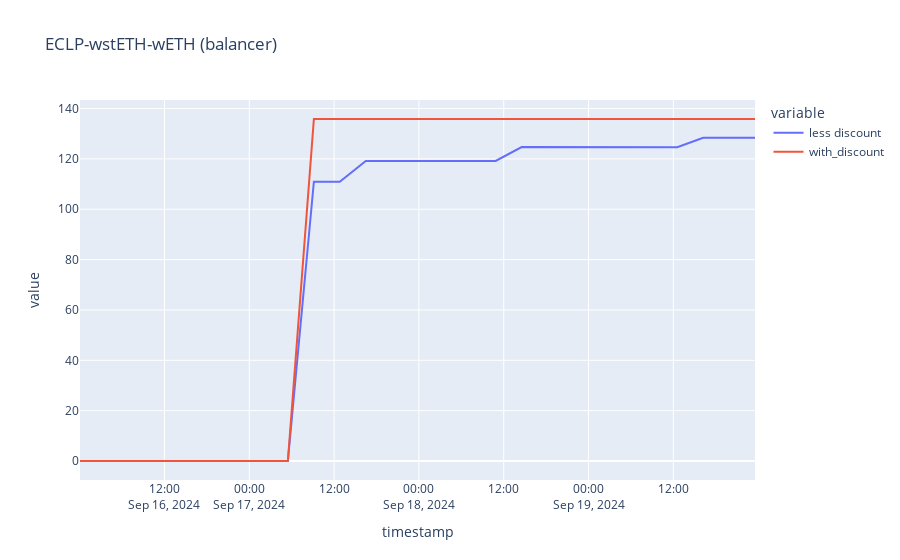
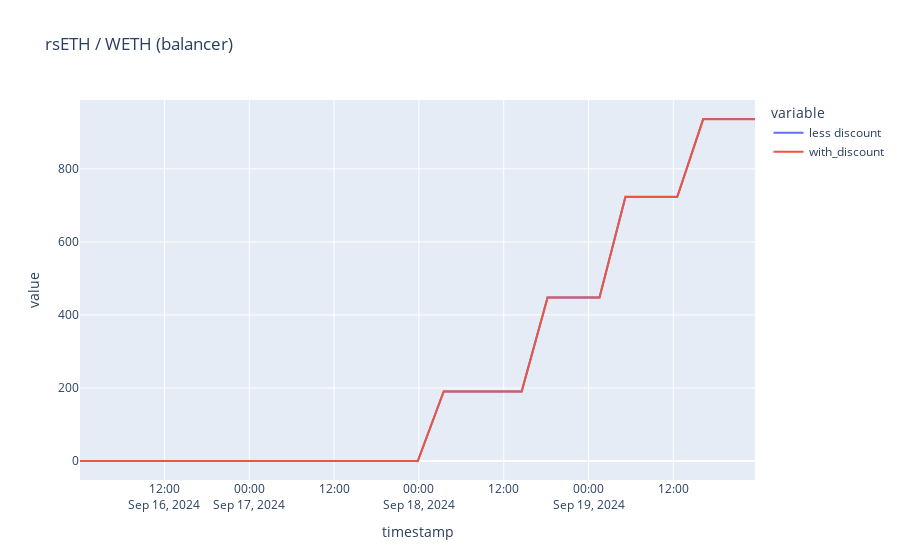
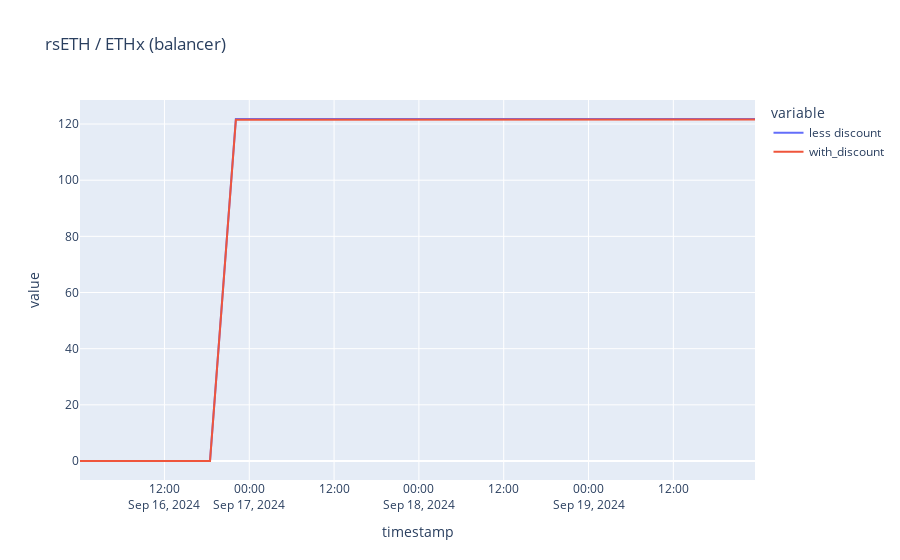

The cell these charts' notebook holds for them, in order:
### Markdown cell above
this makes me think it is an error, or we held mostly somethin gtrading at a preimum on the 17th

### Code cell
early_discount_df = discount_allocation_df[(discount_allocation_df.index > '9-16-2024') & (discount_allocation_df.index < '9-20-2024')].round(2)
early_allocation_df = allocation_df[(allocation_df.index > '9-16-2024') & (allocation_df.index < '9-20-2024')].round(2)

for col in early_allocation_df.columns:
    if col in early_discount_df.columns:
        df = pd.concat([early_discount_df[col], early_allocation_df[col]], axis=1)
        df.columns = ['less discount', 'with_discount']
        
        if early_discount_df[col].sum() > 0:
            px.line(df, title=col).show()
    else:
        print(col)

### Figure 1 — Plotly figure (JSON) as saved in the notebook; plotly's stock layout.template omitted (floating-point values rounded to 4 significant figures)
{"data": [{"hovertemplate": "variable=less discount<br>timestamp=%{x}<br>value=%{y}<extra></extra>", "legendgroup": "less discount", "line": {"color": "#636efa", "dash": "solid"}, "marker": {"symbol": "circle"}, "mode": "lines", "name": "less discount", "orientation": "v", "showlegend": true, "type": "scatter", "x": ["2024-09-16T00:03:11+00:00", "2024-09-16T03:43:47+00:00", "2024-09-16T07:23:23+00:00", "2024-09-16T11:04:47+00:00", "2024-09-16T14:46:11+00:00", "2024-09-16T18:26:47+00:00", "2024-09-16T22:06:23+00:00", "2024-09-17T01:46:35+00:00", "2024-09-17T05:27:47+00:00", "2024-09-17T09:08:35+00:00", "2024-09-17T12:48:23+00:00", "2024-09-17T16:29:11+00:00", "2024-09-17T20:09:47+00:00", "2024-09-17T23:50:47+00:00", "2024-09-18T03:30:35+00:00", "2024-09-18T07:11:35+00:00", "2024-09-18T10:51:35+00:00", "2024-09-18T14:32:23+00:00", "2024-09-18T18:12:23+00:00", "2024-09-18T21:52:47+00:00", "2024-09-19T01:33:11+00:00", "2024-09-19T05:13:23+00:00", "2024-09-19T08:53:23+00:00", "2024-09-19T12:33:23+00:00", "2024-09-19T16:13:23+00:00", "2024-09-19T19:53:23+00:00", "2024-09-19T23:33:11+00:00"], "xaxis": "x", "y": [0, 0, 0, 0, 0, 0, 0, 0, 0, 110.9, 110.9, 119.2, 119.2, 119.2, 119.2, 119.2, 119.2, 124.7, 124.7, 124.7, 124.7, 124.7, 124.7, 124.7, 128.4, 128.4, 128.4], "yaxis": "y"}, {"hovertemplate": "variable=with_discount<br>timestamp=%{x}<br>value=%{y}<extra></extra>", "legendgroup": "with_discount", "line": {"color": "#EF553B", "dash": "solid"}, "marker": {"symbol": "circle"}, "mode": "lines", "name": "with_discount", "orientation": "v", "showlegend": true, "type": "scatter", "x": ["2024-09-16T00:03:11+00:00", "2024-09-16T03:43:47+00:00", "2024-09-16T07:23:23+00:00", "2024-09-16T11:04:47+00:00", "2024-09-16T14:46:11+00:00", "2024-09-16T18:26:47+00:00", "2024-09-16T22:06:23+00:00", "2024-09-17T01:46:35+00:00", "2024-09-17T05:27:47+00:00", "2024-09-17T09:08:35+00:00", "2024-09-17T12:48:23+00:00", "2024-09-17T16:29:11+00:00", "2024-09-17T20:09:47+00:00", "2024-09-17T23:50:47+00:00", "2024-09-18T03:30:35+00:00", "2024-09-18T07:11:35+00:00", "2024-09-18T10:51:35+00:00", "2024-09-18T14:32:23+00:00", "2024-09-18T18:12:23+00:00", "2024-09-18T21:52:47+00:00", "2024-09-19T01:33:11+00:00", "2024-09-19T05:13:23+00:00", "2024-09-19T08:53:23+00:00", "2024-09-19T12:33:23+00:00", "2024-09-19T16:13:23+00:00", "2024-09-19T19:53:23+00:00", "2024-09-19T23:33:11+00:00"], "xaxis": "x", "y": [0, 0, 0, 0, 0, 0, 0, 0, 0, 135.8, 135.8, 135.8, 135.8, 135.8, 135.8, 135.8, 135.8, 135.8, 135.8, 135.8, 135.8, 135.8, 135.8, 135.8, 135.8, 135.8, 135.8], "yaxis": "y"}], "layout": {"legend": {"title": {"text": "variable"}, "tracegroupgap": 0}, "title": {"text": "ECLP-wstETH-wETH (balancer)"}, "xaxis": {"anchor": "y", "domain": [0, 1], "title": {"text": "timestamp"}}, "yaxis": {"anchor": "x", "domain": [0, 1], "title": {"text": "value"}}}}

### Figure 2 — Plotly figure (JSON) as saved in the notebook; plotly's stock layout.template omitted (floating-point values rounded to 4 significant figures)
{"data": [{"hovertemplate": "variable=less discount<br>timestamp=%{x}<br>value=%{y}<extra></extra>", "legendgroup": "less discount", "line": {"color": "#636efa", "dash": "solid"}, "marker": {"symbol": "circle"}, "mode": "lines", "name": "less discount", "orientation": "v", "showlegend": true, "type": "scatter", "x": ["2024-09-16T00:03:11+00:00", "2024-09-16T03:43:47+00:00", "2024-09-16T07:23:23+00:00", "2024-09-16T11:04:47+00:00", "2024-09-16T14:46:11+00:00", "2024-09-16T18:26:47+00:00", "2024-09-16T22:06:23+00:00", "2024-09-17T01:46:35+00:00", "2024-09-17T05:27:47+00:00", "2024-09-17T09:08:35+00:00", "2024-09-17T12:48:23+00:00", "2024-09-17T16:29:11+00:00", "2024-09-17T20:09:47+00:00", "2024-09-17T23:50:47+00:00", "2024-09-18T03:30:35+00:00", "2024-09-18T07:11:35+00:00", "2024-09-18T10:51:35+00:00", "2024-09-18T14:32:23+00:00", "2024-09-18T18:12:23+00:00", "2024-09-18T21:52:47+00:00", "2024-09-19T01:33:11+00:00", "2024-09-19T05:13:23+00:00", "2024-09-19T08:53:23+00:00", "2024-09-19T12:33:23+00:00", "2024-09-19T16:13:23+00:00", "2024-09-19T19:53:23+00:00", "2024-09-19T23:33:11+00:00"], "xaxis": "x", "y": [0, 0, 0, 0, 0, 0, 0, 0, 0, 0, 0, 0, 0, 0, 190.6, 190.6, 190.6, 190.6, 447.9, 447.9, 447.9, 723.4, 723.4, 723.4, 936.4, 936.5, 936.4], "yaxis": "y"}, {"hovertemplate": "variable=with_discount<br>timestamp=%{x}<br>value=%{y}<extra></extra>", "legendgroup": "with_discount", "line": {"color": "#EF553B", "dash": "solid"}, "marker": {"symbol": "circle"}, "mode": "lines", "name": "with_discount", "orientation": "v", "showlegend": true, "type": "scatter", "x": ["2024-09-16T00:03:11+00:00", "2024-09-16T03:43:47+00:00", "2024-09-16T07:23:23+00:00", "2024-09-16T11:04:47+00:00", "2024-09-16T14:46:11+00:00", "2024-09-16T18:26:47+00:00", "2024-09-16T22:06:23+00:00", "2024-09-17T01:46:35+00:00", "2024-09-17T05:27:47+00:00", "2024-09-17T09:08:35+00:00", "2024-09-17T12:48:23+00:00", "2024-09-17T16:29:11+00:00", "2024-09-17T20:09:47+00:00", "2024-09-17T23:50:47+00:00", "2024-09-18T03:30:35+00:00", "2024-09-18T07:11:35+00:00", "2024-09-18T10:51:35+00:00", "2024-09-18T14:32:23+00:00", "2024-09-18T18:12:23+00:00", "2024-09-18T21:52:47+00:00", "2024-09-19T01:33:11+00:00", "2024-09-19T05:13:23+00:00", "2024-09-19T08:53:23+00:00", "2024-09-19T12:33:23+00:00", "2024-09-19T16:13:23+00:00", "2024-09-19T19:53:23+00:00", "2024-09-19T23:33:11+00:00"], "xaxis": "x", "y": [0, 0, 0, 0, 0, 0, 0, 0, 0, 0, 0, 0, 0, 0, 190.4, 190.4, 190.5, 190.5, 447.5, 447.5, 447.5, 722.7, 722.6, 722.6, 935.4, 935.4, 935.4], "yaxis": "y"}], "layout": {"legend": {"title": {"text": "variable"}, "tracegroupgap": 0}, "title": {"text": "rsETH / WETH (balancer)"}, "xaxis": {"anchor": "y", "domain": [0, 1], "title": {"text": "timestamp"}}, "yaxis": {"anchor": "x", "domain": [0, 1], "title": {"text": "value"}}}}

### Figure 3 — Plotly figure (JSON) as saved in the notebook; plotly's stock layout.template omitted (floating-point values rounded to 4 significant figures)
{"data": [{"hovertemplate": "variable=less discount<br>timestamp=%{x}<br>value=%{y}<extra></extra>", "legendgroup": "less discount", "line": {"color": "#636efa", "dash": "solid"}, "marker": {"symbol": "circle"}, "mode": "lines", "name": "less discount", "orientation": "v", "showlegend": true, "type": "scatter", "x": ["2024-09-16T00:03:11+00:00", "2024-09-16T03:43:47+00:00", "2024-09-16T07:23:23+00:00", "2024-09-16T11:04:47+00:00", "2024-09-16T14:46:11+00:00", "2024-09-16T18:26:47+00:00", "2024-09-16T22:06:23+00:00", "2024-09-17T01:46:35+00:00", "2024-09-17T05:27:47+00:00", "2024-09-17T09:08:35+00:00", "2024-09-17T12:48:23+00:00", "2024-09-17T16:29:11+00:00", "2024-09-17T20:09:47+00:00", "2024-09-17T23:50:47+00:00", "2024-09-18T03:30:35+00:00", "2024-09-18T07:11:35+00:00", "2024-09-18T10:51:35+00:00", "2024-09-18T14:32:23+00:00", "2024-09-18T18:12:23+00:00", "2024-09-18T21:52:47+00:00", "2024-09-19T01:33:11+00:00", "2024-09-19T05:13:23+00:00", "2024-09-19T08:53:23+00:00", "2024-09-19T12:33:23+00:00", "2024-09-19T16:13:23+00:00", "2024-09-19T19:53:23+00:00", "2024-09-19T23:33:11+00:00"], "xaxis": "x", "y": [0, 0, 0, 0, 0, 0, 121.8, 121.8, 121.8, 121.8, 121.8, 121.8, 121.8, 121.8, 121.8, 121.8, 121.8, 121.8, 121.8, 121.8, 121.8, 121.8, 121.8, 121.8, 121.8, 121.8, 121.8], "yaxis": "y"}, {"hovertemplate": "variable=with_discount<br>timestamp=%{x}<br>value=%{y}<extra></extra>", "legendgroup": "with_discount", "line": {"color": "#EF553B", "dash": "solid"}, "marker": {"symbol": "circle"}, "mode": "lines", "name": "with_discount", "orientation": "v", "showlegend": true, "type": "scatter", "x": ["2024-09-16T00:03:11+00:00", "2024-09-16T03:43:47+00:00", "2024-09-16T07:23:23+00:00", "2024-09-16T11:04:47+00:00", "2024-09-16T14:46:11+00:00", "2024-09-16T18:26:47+00:00", "2024-09-16T22:06:23+00:00", "2024-09-17T01:46:35+00:00", "2024-09-17T05:27:47+00:00", "2024-09-17T09:08:35+00:00", "2024-09-17T12:48:23+00:00", "2024-09-17T16:29:11+00:00", "2024-09-17T20:09:47+00:00", "2024-09-17T23:50:47+00:00", "2024-09-18T03:30:35+00:00", "2024-09-18T07:11:35+00:00", "2024-09-18T10:51:35+00:00", "2024-09-18T14:32:23+00:00", "2024-09-18T18:12:23+00:00", "2024-09-18T21:52:47+00:00", "2024-09-19T01:33:11+00:00", "2024-09-19T05:13:23+00:00", "2024-09-19T08:53:23+00:00", "2024-09-19T12:33:23+00:00", "2024-09-19T16:13:23+00:00", "2024-09-19T19:53:23+00:00", "2024-09-19T23:33:11+00:00"], "xaxis": "x", "y": [0, 0, 0, 0, 0, 0, 121.5, 121.5, 121.5, 121.5, 121.5, 121.5, 121.5, 121.5, 121.5, 121.5, 121.6, 121.6, 121.6, 121.6, 121.6, 121.6, 121.6, 121.6, 121.6, 121.6, 121.6], "yaxis": "y"}], "layout": {"legend": {"title": {"text": "variable"}, "tracegroupgap": 0}, "title": {"text": "rsETH / ETHx (balancer)"}, "xaxis": {"anchor": "y", "domain": [0, 1], "title": {"text": "timestamp"}}, "yaxis": {"anchor": "x", "domain": [0, 1], "title": {"text": "value"}}}}
